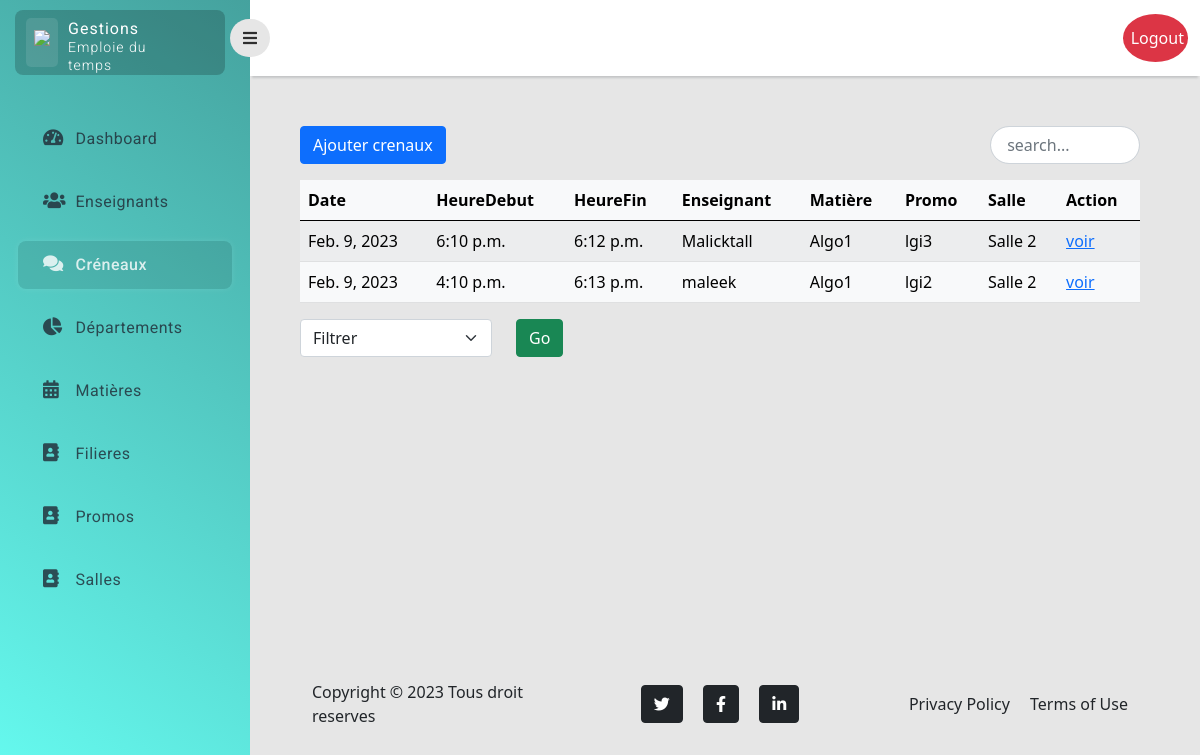
The page /crenaux/ (signed in) on the database its author committed.
### myApp/models.py (models this page shows)
class Creneau(models.Model):
    date = models.DateField()
    heureDebut = models.TimeField(auto_now=False, auto_now_add=False)
    heureFin = models.TimeField(auto_now=False, auto_now_add=False)
    enseignant = models.ForeignKey(User, on_delete=models.CASCADE, related_name='enseignant')
    savedBy = models.ForeignKey(User, on_delete=models.CASCADE, related_name='savedBy')
    matiere = models.ForeignKey(Matiere, on_delete=models.CASCADE)
    promo = models.ForeignKey(Promo, on_delete=models.CASCADE)
    filiere = models.ForeignKey(Filiere, on_delete=models.CASCADE)
    salle = models.ForeignKey(Salle, on_delete=models.CASCADE)
    types = models.CharField(max_length=20)
    class Meta:
        ordering = ['-date']

class User(AbstractUser):
    is_enseignant = models.BooleanField(default=False)
    departements = models.ManyToManyField(Departement, blank=True)

class Matiere(models.Model):
    name = models.CharField(max_length=100)
    created_at = models.DateTimeField(auto_now=True)
    class Meta:
        ordering = ['-created_at']

class Promo(models.Model):
    name = models.CharField(max_length=100)
    filiere = models.ForeignKey(Filiere,  on_delete=models.CASCADE)
    class Meta:
        ordering = ['name']

class Salle(models.Model):
    name = models.CharField(max_length=100)
    class Meta:
        ordering = ['name']

### myApp/crenaux/views.py (the view)
# urls.py: path('',index, name="crenaux.index"),
@login_required(login_url="/login/")
@staff_member_required
def index(request):
    crenaux = Creneau.objects.all()
    days = ['lundi', 'mardi', 'mercredi', 'jeudi', 'vendredi', 'samedi', 'dimanche']
    return render(request, 'crenaux/index.html', {'crenaux': crenaux, 'days':days})

### myApp/templates/crenaux/index.html (shortened to what this page needs)
{% extends 'layouts/base.html' %}
{% block main %}
    <div class="main-content">
        <div class="top-content ">
            <div class="items ">
                    <a href="{% url 'crenaux.add' %}" class="btn btn-primary">Ajouter crenaux</a>
                    <input id="search" class="form-control search start-end" placeholder=" search..." >
            </div>
        </div>
        <table class="table table-light table-striped mt-3 ">
            <thead>
                <tr>
                    <th scope="col">Date</th>
                    <th scope="col">HeureDebut</th>
                    <th scope="col">HeureFin</th>
                    <th scope="col">Enseignant</th>
                    <th scope="col">Matière</th>
                    <th scope="col">Promo</th>
                    <th scope="col">Salle</th>
                    <th scope="col">Action</th>
                </tr>
            </thead>
            <tbody id="myTable">
                    {% for crenau in crenaux %}
                    <tr class="">
                    <td>{{ crenau.date }}</td>
                    <td>{{ crenau.heureDebut }}</td>
                    <td>{{ crenau.heureFin }}</td>
                    <td>{{ crenau.enseignant }}</td>
                    <td>{{ crenau.matiere.name }}</td>
                    <td>{{ crenau.promo.name }}</td>
                    <td>{{ crenau.salle.name }}</td>
                    <td>
                        <a href="/crenaux/show/{{ crenau.id }}"> voir</a>
                    </td>
                    {% empty %}
                    <td> Pas de crenaux</td>
                    {% endfor %}
                </tr>
            </tbody>
        </table>
    </div>
<form  action="/crenaux/filtrer" method="post">
    <div class="row ">
        <div class="col-6 w-25">
            <select name="matiere" class="form-select" aria-label="matiere">
                <option>Filtrer </option>
            </select>
        </div>
        <div class="col-6">
            <button class="btn btn-success" type="submit">Go</button>
        </div>
    </div>
</form>
{% endblock main %}

### myApp/static/assets/css/style.css (style rules this page uses)
body { background-color: #e6e6e6; }
.top-content .items { display: flex; justify-content: space-between; }
.search { border-radius: 30px; width: 150px; }

### rows shown on the page
Creneau: date "Feb. 9, 2023", heureDebut "6:10 p.m.", heureFin "6:12 p.m.", enseignant "Malicktall", matiere.name "Algo1", promo.name "lgi3", salle.name "Salle 2"
Creneau: date "Feb. 9, 2023", heureDebut "4:10 p.m.", heureFin "6:13 p.m.", enseignant "maleek", matiere.name "Algo1", promo.name "lgi2", salle.name "Salle 2"
